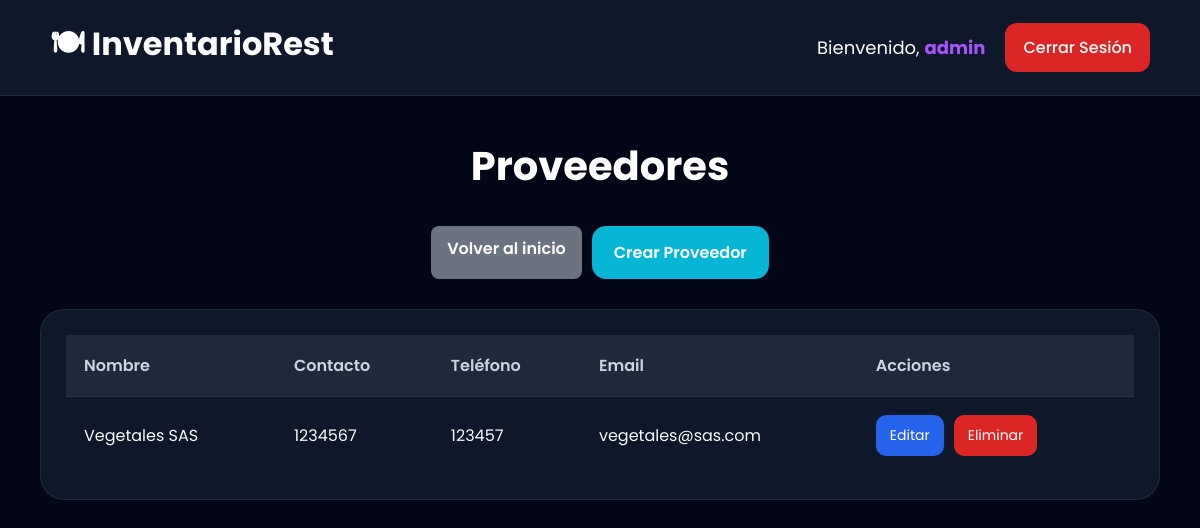
The app's page /proveedores/ (signed in), older data.
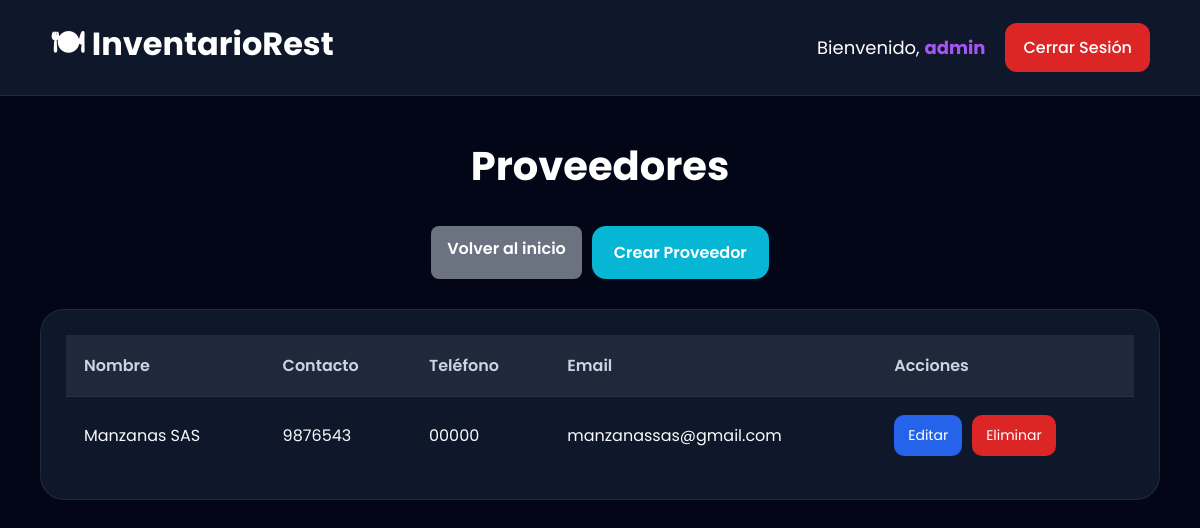
The same page, newer data.
### modulo/models.py (models this page shows, shortened)
class Proveedor(models.Model):
    nombre = models.CharField(
        max_length=100
    )
    contacto = models.CharField(
        max_length=100,
        blank=True,
        null=True
    )
    telefono = models.CharField(
        max_length=20,
        blank=True,
        null=True
    )
    email = models.EmailField(
        blank=True,
        null=True
    )
    direccion = models.CharField(
        max_length=200,
        blank=True,
        null=True
    )
    class Meta:
        verbose_name = "Proveedor"
        verbose_name_plural = "Proveedores"

### modulo/views.py (the view)
@login_required
def lista_proveedores(request):
    if request.user.usuario.rol != 'admin':
        return redirect('dashboard')
    proveedores = Proveedor.objects.all()
    return render(
        request,
        'modulo/lista_proveedores.html',
        {
            'proveedores': proveedores
        }
    )

### modulo/templates/modulo/lista_proveedores.html (shortened to what this page needs)
{% extends 'modulo/base.html' %}
{% block content %}
<div class="products-page">
    <div class="products-header">
        <h1 class="page-title">
            Proveedores
        </h1>
        <div class="actions-group">
            <a href="{% url 'dashboard' %}" class="back-btn">
                Volver al inicio
            </a>
            <a href="{% url 'crear_proveedor' %}"
            class="create-product-btn">
                Crear Proveedor
            </a>
        </div>
    </div>
    <div class="products-card">
        <table class="products-table">
            <thead>
                <tr>
                    <th>Nombre</th>
                    <th>Contacto</th>
                    <th>Teléfono</th>
                    <th>Email</th>
                    <th>Acciones</th>
                </tr>
            </thead>
            <tbody>
                {% for proveedor in proveedores %}
                <tr>
                    <td>{{ proveedor.nombre }}</td>
                    <td>{{ proveedor.contacto }}</td>
                    <td>{{ proveedor.telefono }}</td>
                    <td>{{ proveedor.email }}</td>
                    <td>
                        <div class="actions-group">
                            <a href="{% url 'editar_proveedor' proveedor.id %}"
                               class="edit-btn">
                                Editar
                            </a>
                            <a href="{% url 'eliminar_proveedor' proveedor.id %}"
                               class="delete-btn">
                                Eliminar
                            </a>
                        </div>
                    </td>
                </tr>
                {% endfor %}
            </tbody>
        </table>
    </div>
</div>
{% endblock %}

Row changes from the older to the newer data that the page shows:
removed Proveedor: nombre "Vegetales SAS", contacto "1234567", telefono "123457", email "vegetales@sas.com"
added Proveedor: nombre "Manzanas SAS", contacto "9876543", telefono "00000", email "manzanassas@gmail.com"
